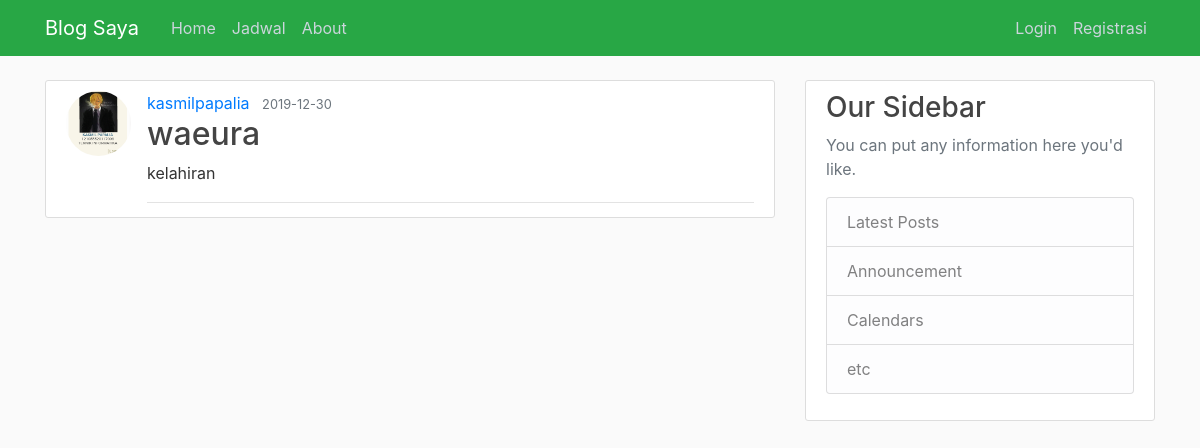
/post/1, run on an earlier commit of the app's database.
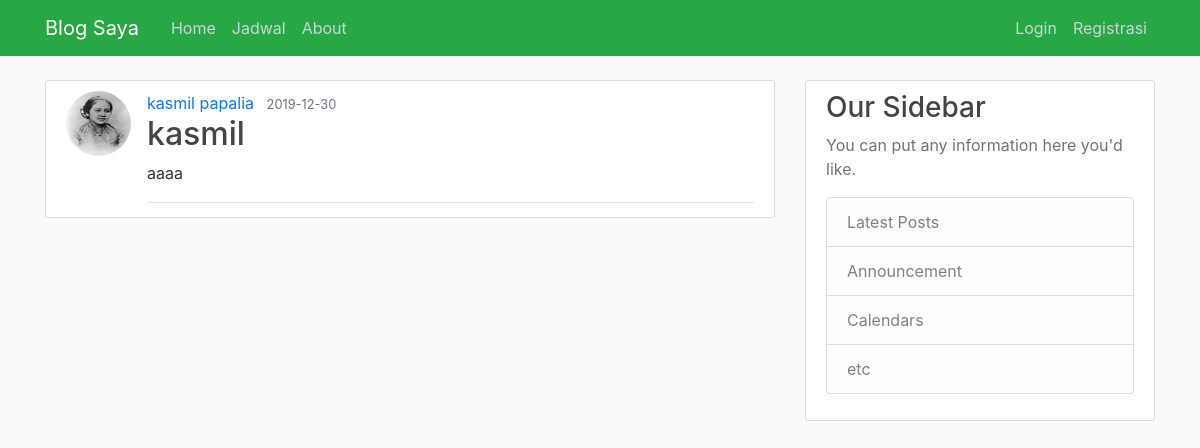
And on a later commit of the database.
### blog_ku/models.py (models this page shows, shortened)
class User(db.Model, UserMixin):
	id = db.Column(db.Integer, primary_key=True)
	username = db.Column(db.String(20), unique=True, nullable=False)
	email = db.Column(db.String(120), unique=True, nullable=False)
	image_file = db.Column(db.String(20), nullable=False, default='default.jpg')
	password = db.Column(db.String(60), nullable=False)
	posts = db.relationship('Post', backref='penulis', lazy=True)

class Post(db.Model):
	id = db.Column(db.Integer, primary_key=True)
	title = db.Column(db.String(100), nullable=False)
	tgl_post = db.Column(db.DateTime, nullable=False, default=datetime.utcnow)
	konten = db.Column(db.Text, nullable=False)
	user_id = db.Column(db.Integer, db.ForeignKey('user.id'), nullable=False)

### blog_ku/routes.py (the view)
@app.route("/post/<int:post_id>")
def post(post_id):
	post= Post.query.get_or_404(post_id)
	return render_template('post.html', title=post.title, post=post)

### blog_ku/templates/post.html (shortened to what this page needs)
{% extends "layout.html" %}
{% block content%}
<article class="media content-section">
	<img class="rounded-circle article-img"
		src="{{ url_for('static', filename='foto_profil/' + post.penulis.image_file) }}">
	<div class="media-body">
		<div class="article-metadata">
			<a class="mr-2" href="#">{{post.penulis.username}}</a>
			<small class=" text-muted">{{post.tgl_post.strftime('%Y-%m-%d')}}</small>
			<h2><a class="article-title" href="#">{{post.title}}</a></h2>
			<p class="article-content">{{post.konten}}</p>
		</div>
</article>
{% endblock content %}

### blog_ku/templates/layout.html (shortened to what this page needs)
<html>
	<head>
		<link rel="stylesheet" href="{{ url_for('static', filename='css/bootstrap.css') }}">
		<link rel="stylesheet" type="text/css" href="{{ url_for('static', filename='main.css') }}">
	</head>
	<body>
		<header class="site-header">
			<nav class="navbar navbar-expand-md navbar-dark bg-success fixed-top">
				<div class="container">
					<a href="#" class="navbar-brand mr-4">Blog Saya</a>
					<div class="collapse navbar-collapse" id="navbarToggle">
						<div class="navbar-nav mr-auto">
							<a href="{{ url_for('home') }}" class="nav-item nav-link">Home</a>
							<a href="{{ url_for('jadwal') }}" class="nav-item nav-link">Jadwal</a>
							<a href="{{ url_for('about') }}" class="nav-item nav-link">About</a>
						</div>
						<div class="navbar-nav">
						 {% if current_user.is_authenticated %}
						 	<a href="{{ url_for('new_post') }}" class="nav-item nav-link">New Post</a>
						 	<a href="{{ url_for('account') }}" class="nav-item nav-link">Account</a>
							<a href="{{ url_for('logout') }}" class="nav-item nav-link">Logout</a>
						 {% else %}
						 	<a href="{{ url_for('login') }}" class="nav-item nav-link">Login</a>
							<a href="{{ url_for('registrasi') }}" class="nav-item nav-link">Registrasi</a>
						 {% endif %}
						</div>
					</div>
				</div>
			</nav>
		</header>
			<main role="main" class="container">
				<div class="row">
					<div class="col-md-8">
						{% block content %} {% endblock %}
					</div>
					<div class="col-md-4">
						<div class="content-section">
							<h3>Our Sidebar</h3>
							<p class='text-muted'>You can put any information here you'd like.
								<ul class="list-group">
									<li class="list-group-item list-group-item-light">Latest Posts</li>
									<li class="list-group-item list-group-item-light">Announcement</li>
									<li class="list-group-item list-group-item-light">Calendars</li>
									<li class="list-group-item list-group-item-light">etc</li>
								</ul>
							</p>
						</div>
					</div>
				</div>
			</main>
	</body>
</html>

### blog_ku/static/main.css (style rules this page uses)
body { background: #fafafa; color: #333333; margin-top: 5rem; }
h1, h2, h3, h4, h5, h6 { color: #444444; }
.site-header .navbar-nav .nav-link { color: #cbd5db; }
.content-section { background: #ffffff; padding: 10px 20px; border: 1px solid #dddddd; border-radius: 3px; margin-bottom: 20px; }
.article-title { color: #444444; }
.article-content { white-space: pre-line; }
.article-img { height: 65px; width: 65px; margin-right: 16px; }
.article-metadata { padding-bottom: 1px; margin-bottom: 4px; border-bottom: 1px solid #e3e3e3; }

What changed in the data, as far as the page shows it:
removed User: image_file (picture), penulis.username "kasmilpapalia"
now on this page (row edited): User: image_file (placeholder picture), penulis.username "kasmil papalia"
changed Post: title "waeura" → "kasmil"; konten "kelahiran" → "aaaa"
